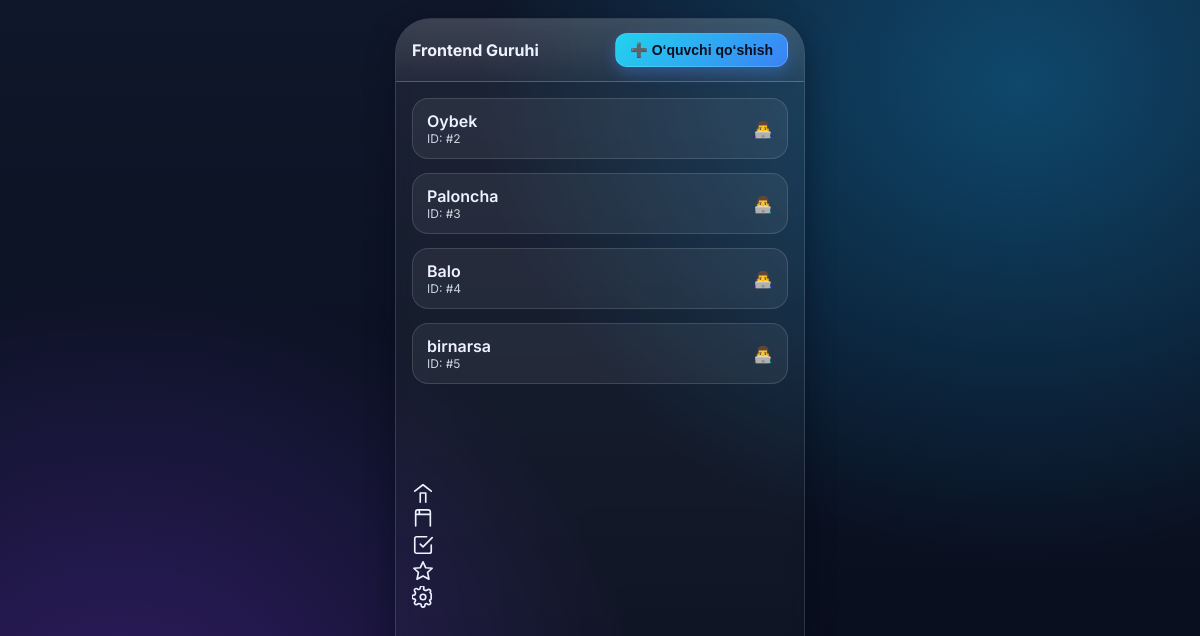
The app's page /teacher/1/guruhlar/1/students/ (signed in) with its own data.
### blog/models.py (models this page shows, shortened)
class Worker(models.Model):
    CATEGORY_CHOICES = [
        ('Admin', 'Admin'),
        ('Teacher', 'Teacher'),
        ('Student', 'Student'),
    ]
    name = models.CharField('Ismi', max_length=255)
    password = models.CharField('Paroli', max_length=255)
    category = models.CharField('Kategoriyasi', max_length=20, choices=CATEGORY_CHOICES)

### blog/views.py (the view)
# urls.py: path("teacher/<int:teacher_id>/guruhlar/<int:group_id>/students/", views.teacher_group_students, name="teacher_group_students"),
def teacher_group_students(request, teacher_id: int, group_id: int):
    worker = _get_current_worker(request)
    if not worker:
        return redirect("index")
    group = get_object_or_404(Group, id=group_id, teacher_id=teacher_id)
    students = group.students.all()
    return render(
        request,
        "teacher/home/guruhlar/detail.html",
        {
            "worker": worker,
            "teacher_id": teacher_id,
            "group": group,
            "group_id": group_id,
            "students": students,
        },
    )

### blog/views.py (called while the page is built)
def _get_current_worker(request):
    worker_id = request.session.get("worker_id")
    if not worker_id:
        return None
    try:
        return Worker.objects.get(id=worker_id)
    except Worker.DoesNotExist:
        return None

### blog/templates/teacher/home/guruhlar/detail.html (shortened to what this page needs)
<!DOCTYPE html>
<html lang="uz">
<head>
</head>
<body>
  <main class="phone" role="main" aria-label="Frontend Guruhi">
    <div class="topbar">
      <div class="group-title">Frontend Guruhi</div>
      <button class="add-btn">➕ O‘quvchi qo‘shish</button>
    </div>
    <div class="screen">
        {% for student in students %}
          <section class="student-card">
            <div class="student-info">
              <div class="student-name">{{ student.name }}</div>
              <div class="student-id">ID: #{{ student.id }}</div>
            </div>
            <div><a href="">👨‍💻</a></div>
          </section>
        {% endfor %}
      <div class="ghost"></div>
      <nav class="dock" aria-label="Asosiy navigatsiya">
      <div class="i active" title="Home" style="position: relative;">
        <a href="{% url "teacher_home" worker.id %}" style="position: absolute; width: 100%; height: 100%;"></a>
        <svg width="22" height="22" viewBox="0 0 24 24" fill="none" stroke="currentColor" stroke-width="1.8" stroke-linecap="round" stroke-linejoin="round"><path d="M3 10l9-7 9 7"/><path d="M9 22V12h6v10"/></svg>
      </div>
      <div class="i " title="Darslar" style="position: relative;">
        <a href="{% url "teacher_lessons" %}" style="position: absolute; width: 100%; height: 100%;"></a>
        <svg width="22" height="22" viewBox="0 0 24 24" fill="none" stroke="currentColor" stroke-width="1.8" stroke-linecap="round" stroke-linejoin="round"><path d="M4 19.5V4.5A2.5 2.5 0 0 1 6.5 2h11A2.5 2.5 0 0 1 20 4.5v15"/><path d="M4 7h16M8 2v4"/></svg>
      </div>
      <div class="i" title="Topshiriqlar">
        <svg width="22" height="22" viewBox="0 0 24 24" fill="none" stroke="currentColor" stroke-width="1.8" stroke-linecap="round" stroke-linejoin="round"><path d="M9 11l3 3L22 4"/><path d="M21 12v7a2 2 0 0 1-2 2H5a2 2 0 0 1-2-2V5a2 2 0 0 1 2-2h11"/></svg>
      </div>
      <div class="i" title="Reyting" style="position: relative;">
        <a href="{% url "teacher_reyting" %}" style="position: absolute; width: 100%; height: 100%;"></a>
        <svg width="22" height="22" viewBox="0 0 24 24" fill="none" stroke="currentColor" stroke-width="1.8" stroke-linecap="round" stroke-linejoin="round"><polygon points="12 2 15 8.5 22 9 17 13.5 18.5 21 12 17.5 5.5 21 7 13.5 2 9 9 8.5 12 2"/></svg>
      </div>
      <div class="i" title="Sozlamalar" style="position: relative;">
        <a href="{% url "teacher_setting" %}" style="position: absolute; width: 100%; height: 100%;"></a>
      </div>
    </nav>
    </div>
  </main>
</body>
</html>

### blog/templates/teacher/home/guruhlar/detail.html (style rules this page uses)
:root { --bg1:#0ea5ea; --bg2:#7c3aed; --bg3:#0f172a; --text:#eef2ff; --muted:#cbd5e1; --card:#0b1224bb; --stroke:#ffffff22; --good:#22c55e; --warn:#f59e0b; --accent:#06b6d4; --radius: 24px; --shadow: 0 12px 30px rgba(2,8,23,.45); }
* { box-sizing:border-box }
html,body { min-height:100% }
body { margin:0; color:var(--text); font-family: Inter, system-ui, -apple-system, Segoe UI, Roboto, Arial, "Noto Sans", sans-serif; background: radial-gradient(900px 800px at 85% 10%, rgba(14,165,234,.35), transparent 60%), radial-gradient(900px 800px at 10% 90%, rgba(124,58,237,.35), transparent 60%), linear-gradient(180deg, var(--bg3) 0%, #070c1a 100%); display:grid; place-items:center; padding:18px; }
.phone { width:min(410px, 94vw); height:min(800px, 178vw); border-radius:36px; overflow:hidden; border:1px solid var(--stroke); box-shadow:var(--shadow); background:linear-gradient(180deg,rgba(255,255,255,.06),rgba(255,255,255,.02)); backdrop-filter: blur(8px); position:relative; }
.topbar { display:flex; align-items:center; justify-content:space-between; padding:14px 16px; background:linear-gradient(180deg, rgba(255,255,255,.14), rgba(255,255,255,.04)); border-bottom:1px solid var(--stroke); }
.group-title { font-weight:700; font-size:16px; }
.add-btn { padding:8px 14px; border-radius:12px; font-size:14px; font-weight:600; cursor:pointer; border:1px solid var(--stroke); background:linear-gradient(135deg,#22d3ee,#3b82f6); color:#0a0f1f; box-shadow:0 6px 14px rgba(59,130,246,.35); transition:.2s }
.screen { height: calc(100% - 60px); overflow:auto; padding:16px; display:flex; flex-direction:column; gap:14px; }
.student-card { padding:12px 14px; border-radius:16px; border:1px solid var(--stroke); background: rgba(255,255,255,.06); display:flex; justify-content:space-between; align-items:center; transition:.2s; }
.student-info { display:flex; flex-direction:column; }
.student-name { font-weight:600; }
.student-id { font-size:12px; color:var(--muted); }
.ghost { height:70px }

### records on screen
Worker: name "Oybek", id "2"
Worker: name "Paloncha", id "3"
Worker: name "Balo", id "4"
Worker: name "birnarsa", id "5"
